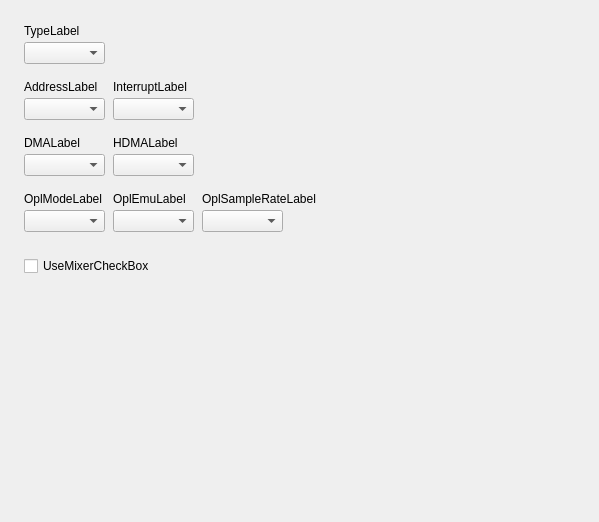
<?xml version="1.0" encoding="UTF-8"?>
<ui version="4.0">
  <class>ModernProfileEditorSoundBlasterFrame</class>
  <widget class="QWidget" name="ModernProfileEditorSoundBlasterFrame">
    <property name="geometry"><rect><x>0</x><y>0</y><width>599</width><height>522</height></rect></property>
    <property name="vclDesignWidth" stdset="0"><number>599</number></property>
    <property name="vclDesignHeight" stdset="0"><number>522</number></property>
    <layout class="QVBoxLayout" name="ModernProfileEditorSoundBlasterFrame_Layout" stretch="0,0,0,0,0,0,0,0,0,1">
      <property name="leftMargin"><number>24</number></property>
      <property name="topMargin"><number>24</number></property>
      <property name="rightMargin"><number>22</number></property>
      <property name="bottomMargin"><number>8</number></property>
      <property name="spacing"><number>0</number></property>
      <item>
        <layout class="QGridLayout" name="ModernProfileEditorSoundBlasterFrame_Section1" columnstretch="0,1">
          <property name="leftMargin"><number>0</number></property>
          <property name="topMargin"><number>0</number></property>
          <property name="rightMargin"><number>0</number></property>
          <property name="bottomMargin"><number>0</number></property>
          <property name="horizontalSpacing"><number>8</number></property>
          <property name="verticalSpacing"><number>4</number></property>
          <item row="0" column="0" colspan="2">
            <widget class="QLabel" name="TypeLabel">
              <property name="text"><string>TypeLabel</string></property>
              <property name="textFormat"><enum>Qt::PlainText</enum></property>
              <property name="alignment"><set>Qt::AlignLeft|Qt::AlignTop</set></property>
            </widget>
          </item>
          <item row="1" column="0" alignment="Qt::AlignLeft">
            <widget class="QComboBox" name="TypeComboBox">
              <property name="editable"><bool>false</bool></property>
              <property name="maxVisibleItems"><number>8</number></property>
              <property name="minimumSize"><size><width>81</width><height>0</height></size></property>
            </widget>
          </item>
          <item row="0" column="1">
            <spacer name="ModernProfileEditorSoundBlasterFrame_Section1_HFill">
              <property name="orientation"><enum>Qt::Horizontal</enum></property>
              <property name="sizeHint" stdset="0"><size><width>0</width><height>0</height></size></property>
            </spacer>
          </item>
        </layout>
      </item>
      <item>
        <spacer name="ModernProfileEditorSoundBlasterFrame_Gap1">
          <property name="orientation"><enum>Qt::Vertical</enum></property>
          <property name="sizeType"><enum>QSizePolicy::Fixed</enum></property>
          <property name="sizeHint" stdset="0"><size><width>0</width><height>16</height></size></property>
        </spacer>
      </item>
      <item>
        <layout class="QGridLayout" name="ModernProfileEditorSoundBlasterFrame_Section2" columnstretch="0,0,1">
          <property name="leftMargin"><number>0</number></property>
          <property name="topMargin"><number>0</number></property>
          <property name="rightMargin"><number>0</number></property>
          <property name="bottomMargin"><number>0</number></property>
          <property name="horizontalSpacing"><number>8</number></property>
          <property name="verticalSpacing"><number>4</number></property>
          <item row="0" column="0">
            <widget class="QLabel" name="AddressLabel">
              <property name="text"><string>AddressLabel</string></property>
              <property name="textFormat"><enum>Qt::PlainText</enum></property>
              <property name="alignment"><set>Qt::AlignLeft|Qt::AlignTop</set></property>
            </widget>
          </item>
          <item row="0" column="1" colspan="2">
            <widget class="QLabel" name="InterruptLabel">
              <property name="text"><string>InterruptLabel</string></property>
              <property name="textFormat"><enum>Qt::PlainText</enum></property>
              <property name="alignment"><set>Qt::AlignLeft|Qt::AlignTop</set></property>
            </widget>
          </item>
          <item row="1" column="0" alignment="Qt::AlignLeft">
            <widget class="QComboBox" name="AddressComboBox">
              <property name="editable"><bool>false</bool></property>
              <property name="maxVisibleItems"><number>8</number></property>
              <property name="minimumSize"><size><width>81</width><height>0</height></size></property>
            </widget>
          </item>
          <item row="1" column="1" alignment="Qt::AlignLeft">
            <widget class="QComboBox" name="InterruptComboBox">
              <property name="editable"><bool>false</bool></property>
              <property name="maxVisibleItems"><number>8</number></property>
              <property name="minimumSize"><size><width>81</width><height>0</height></size></property>
            </widget>
          </item>
          <item row="0" column="2">
            <spacer name="ModernProfileEditorSoundBlasterFrame_Section2_HFill">
              <property name="orientation"><enum>Qt::Horizontal</enum></property>
              <property name="sizeHint" stdset="0"><size><width>0</width><height>0</height></size></property>
            </spacer>
          </item>
        </layout>
      </item>
      <item>
        <spacer name="ModernProfileEditorSoundBlasterFrame_Gap2">
          <property name="orientation"><enum>Qt::Vertical</enum></property>
          <property name="sizeType"><enum>QSizePolicy::Fixed</enum></property>
          <property name="sizeHint" stdset="0"><size><width>0</width><height>16</height></size></property>
        </spacer>
      </item>
      <item>
        <layout class="QGridLayout" name="ModernProfileEditorSoundBlasterFrame_Section3" columnstretch="0,0,1">
          <property name="leftMargin"><number>0</number></property>
          <property name="topMargin"><number>0</number></property>
          <property name="rightMargin"><number>0</number></property>
          <property name="bottomMargin"><number>0</number></property>
          <property name="horizontalSpacing"><number>8</number></property>
          <property name="verticalSpacing"><number>4</number></property>
          <item row="0" column="0">
            <widget class="QLabel" name="DMALabel">
              <property name="text"><string>DMALabel</string></property>
              <property name="textFormat"><enum>Qt::PlainText</enum></property>
              <property name="alignment"><set>Qt::AlignLeft|Qt::AlignTop</set></property>
            </widget>
          </item>
          <item row="0" column="1" colspan="2">
            <widget class="QLabel" name="HDMALabel">
              <property name="text"><string>HDMALabel</string></property>
              <property name="textFormat"><enum>Qt::PlainText</enum></property>
              <property name="alignment"><set>Qt::AlignLeft|Qt::AlignTop</set></property>
            </widget>
          </item>
          <item row="1" column="0" alignment="Qt::AlignLeft">
            <widget class="QComboBox" name="DMAComboBox">
              <property name="editable"><bool>false</bool></property>
              <property name="maxVisibleItems"><number>8</number></property>
              <property name="minimumSize"><size><width>81</width><height>0</height></size></property>
            </widget>
          </item>
          <item row="1" column="1" alignment="Qt::AlignLeft">
            <widget class="QComboBox" name="HDMAComboBox">
              <property name="editable"><bool>false</bool></property>
              <property name="maxVisibleItems"><number>8</number></property>
              <property name="minimumSize"><size><width>81</width><height>0</height></size></property>
            </widget>
          </item>
          <item row="0" column="2">
            <spacer name="ModernProfileEditorSoundBlasterFrame_Section3_HFill">
              <property name="orientation"><enum>Qt::Horizontal</enum></property>
              <property name="sizeHint" stdset="0"><size><width>0</width><height>0</height></size></property>
            </spacer>
          </item>
        </layout>
      </item>
      <item>
        <spacer name="ModernProfileEditorSoundBlasterFrame_Gap3">
          <property name="orientation"><enum>Qt::Vertical</enum></property>
          <property name="sizeType"><enum>QSizePolicy::Fixed</enum></property>
          <property name="sizeHint" stdset="0"><size><width>0</width><height>16</height></size></property>
        </spacer>
      </item>
      <item>
        <layout class="QGridLayout" name="ModernProfileEditorSoundBlasterFrame_Section4" columnstretch="0,0,0,1">
          <property name="leftMargin"><number>0</number></property>
          <property name="topMargin"><number>0</number></property>
          <property name="rightMargin"><number>0</number></property>
          <property name="bottomMargin"><number>0</number></property>
          <property name="horizontalSpacing"><number>8</number></property>
          <property name="verticalSpacing"><number>4</number></property>
          <item row="0" column="0">
            <widget class="QLabel" name="OplModeLabel">
              <property name="text"><string>OplModeLabel</string></property>
              <property name="textFormat"><enum>Qt::PlainText</enum></property>
              <property name="alignment"><set>Qt::AlignLeft|Qt::AlignTop</set></property>
            </widget>
          </item>
          <item row="0" column="1">
            <widget class="QLabel" name="OplEmuLabel">
              <property name="text"><string>OplEmuLabel</string></property>
              <property name="textFormat"><enum>Qt::PlainText</enum></property>
              <property name="alignment"><set>Qt::AlignLeft|Qt::AlignTop</set></property>
            </widget>
          </item>
          <item row="0" column="2" colspan="2">
            <widget class="QLabel" name="OplSampleRateLabel">
              <property name="text"><string>OplSampleRateLabel</string></property>
              <property name="textFormat"><enum>Qt::PlainText</enum></property>
              <property name="alignment"><set>Qt::AlignLeft|Qt::AlignTop</set></property>
            </widget>
          </item>
          <item row="1" column="0" alignment="Qt::AlignLeft">
            <widget class="QComboBox" name="OplModeComboBox">
              <property name="editable"><bool>false</bool></property>
              <property name="maxVisibleItems"><number>8</number></property>
              <property name="minimumSize"><size><width>81</width><height>0</height></size></property>
            </widget>
          </item>
          <item row="1" column="1" alignment="Qt::AlignLeft">
            <widget class="QComboBox" name="OplEmuComboBox">
              <property name="editable"><bool>false</bool></property>
              <property name="maxVisibleItems"><number>8</number></property>
              <property name="minimumSize"><size><width>81</width><height>0</height></size></property>
            </widget>
          </item>
          <item row="1" column="2" alignment="Qt::AlignLeft">
            <widget class="QComboBox" name="OplSampleRateComboBox">
              <property name="editable"><bool>false</bool></property>
              <property name="maxVisibleItems"><number>8</number></property>
              <property name="minimumSize"><size><width>81</width><height>0</height></size></property>
            </widget>
          </item>
          <item row="0" column="3">
            <spacer name="ModernProfileEditorSoundBlasterFrame_Section4_HFill">
              <property name="orientation"><enum>Qt::Horizontal</enum></property>
              <property name="sizeHint" stdset="0"><size><width>0</width><height>0</height></size></property>
            </spacer>
          </item>
        </layout>
      </item>
      <item>
        <spacer name="ModernProfileEditorSoundBlasterFrame_Gap4">
          <property name="orientation"><enum>Qt::Vertical</enum></property>
          <property name="sizeType"><enum>QSizePolicy::Fixed</enum></property>
          <property name="sizeHint" stdset="0"><size><width>0</width><height>24</height></size></property>
        </spacer>
      </item>
      <item>
        <layout class="QGridLayout" name="ModernProfileEditorSoundBlasterFrame_Section5" columnstretch="0,1">
          <property name="leftMargin"><number>0</number></property>
          <property name="topMargin"><number>0</number></property>
          <property name="rightMargin"><number>0</number></property>
          <property name="bottomMargin"><number>0</number></property>
          <property name="horizontalSpacing"><number>8</number></property>
          <property name="verticalSpacing"><number>4</number></property>
          <item row="0" column="0" colspan="2">
            <widget class="QCheckBox" name="UseMixerCheckBox">
              <property name="text"><string>UseMixerCheckBox</string></property>
            </widget>
          </item>
          <item row="0" column="1">
            <spacer name="ModernProfileEditorSoundBlasterFrame_Section5_HFill">
              <property name="orientation"><enum>Qt::Horizontal</enum></property>
              <property name="sizeHint" stdset="0"><size><width>0</width><height>0</height></size></property>
            </spacer>
          </item>
        </layout>
      </item>
      <item>
        <spacer name="ModernProfileEditorSoundBlasterFrame_VFill">
          <property name="orientation"><enum>Qt::Vertical</enum></property>
          <property name="sizeHint" stdset="0"><size><width>0</width><height>0</height></size></property>
        </spacer>
      </item>
    </layout>
  </widget>
  <tabstops>
    <tabstop>TypeComboBox</tabstop>
    <tabstop>AddressComboBox</tabstop>
    <tabstop>InterruptComboBox</tabstop>
    <tabstop>DMAComboBox</tabstop>
    <tabstop>HDMAComboBox</tabstop>
    <tabstop>OplModeComboBox</tabstop>
    <tabstop>OplEmuComboBox</tabstop>
    <tabstop>OplSampleRateComboBox</tabstop>
    <tabstop>UseMixerCheckBox</tabstop>
  </tabstops>
  <resources>
    <include location="../../resources/dfend.qrc" />
  </resources>
  <connections />
</ui>
